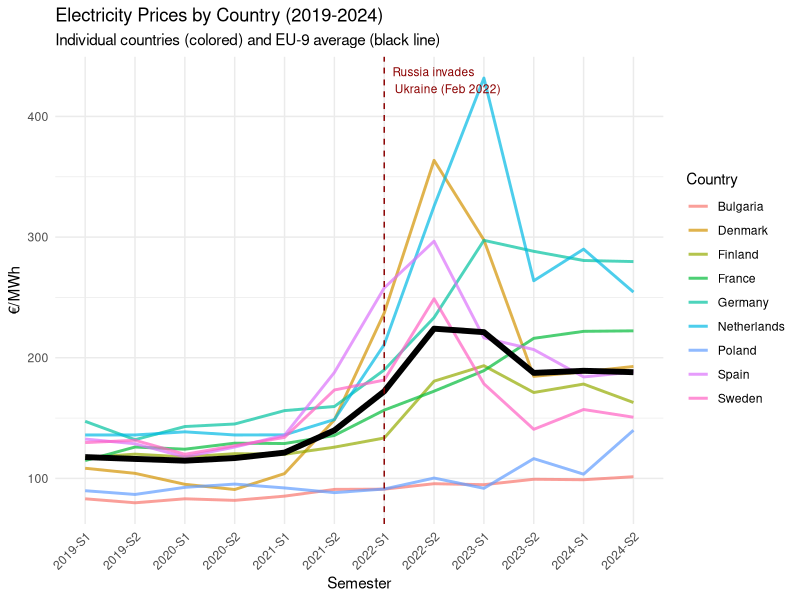

Write R code to recreate this figure.
## ---- chunk 1

library(knitr)
library(readr)



electricity_data <- read_csv2("cleaned_data/Energypricescleaned.csv")


electricity_info <- data.frame(
  Attribute = c("Dataset", "Number of Rows", "Number of Columns", "Column Names"),
  Value = c(
    "Energypricescleaned.csv",
    nrow(electricity_data),
    ncol(electricity_data),
    paste(colnames(electricity_data), collapse = ", ")
  )
)

kable(electricity_info, 
      caption = "Basic Information: Cleaned Electricity Prices Dataset",
      col.names = c("Attribute", "Value"))
## ---- chunk 2
library(readr)
library(knitr)

gas_data <- read_csv2("cleaned_data/Gaspricescleaned.csv")

gas_info <- data.frame( Attribute = c("Dataset", "Number of Rows", "Number of Columns", "Column Names"),Value = c("Gaspricescleaned.csv",
    nrow(gas_data),
    ncol(gas_data),
    paste(colnames(gas_data), collapse = ", ")))

kable(gas_info, 
      caption = "Basic Information: Cleaned Gas Prices Dataset",
      col.names = c("Attribute", "Value"))
## ---- chunk 3

library(readr)

Importations <- read_csv2("cleaned_data/Total_import.csv")

Importations_info <- data.frame(
  col1 = c("Nom", "Number of rows", "Number of columns", "Unit"), 
  col2 = c("Gas Importations", nrow(Importations), ncol(Importations), "Million of cubic meters")
)
names(Importations_info) <- c("", "")

kable(Importations_info)
## ---- chunk 4

library(readr)

Elec_prod <- read_csv2("cleaned_data/all_sources.csv")

Elec_prod_info <- data.frame(
  col1 = c("Nom", "Number of rows", "Number of columns", "Unit"), 
  col2 = c("Electricity generation by source", nrow(Elec_prod), ncol(Elec_prod), "Gigawatts per hour")
)

names(Elec_prod_info) <- c("", "")

kable(Elec_prod_info)
## ---- chunk 5
library(readr)

all_sources <- read_csv("cleaned_data/all_sources.csv")

sources_list <- split(all_sources, all_sources$Country)

France_elec_prod <- sources_list$France

France_elec_prod_info <- data.frame(
  col1 = c("Nom", "Number of rows", "Number of columns", "Unit"), 
  col2 = c("Electricity generation by source for France", nrow(France_elec_prod), ncol(France_elec_prod), "Gigawatts per hour")
)

names(France_elec_prod_info) <- c("", "")

kable(France_elec_prod_info)


## ---- chunk 6

library(tidyverse)
library(readr)

electricity_prices <- read_csv2("cleaned_data/Energypricescleaned.csv")


elec_long <- electricity_prices %>%
  filter(!is.na(Country), Country != "GEO (Labels)") %>%
  pivot_longer(cols = -Country, names_to = "Period", values_to = "Price") %>%
  filter(!is.na(Price)) %>%
  mutate(Price = as.numeric(Price))

# Calcule la moyenne EU-9
elec_avg <- elec_long %>%
  group_by(Period) %>%
  summarise(Price = mean(Price, na.rm = TRUE)) %>%
  mutate(Country = "EU-9 Average")


elec_all <- bind_rows(elec_long, elec_avg)

ggplot(elec_all, aes(x = Period, y = Price, color = Country, group = Country)) +

  geom_line(data = filter(elec_all, Country != "EU-9 Average"), 
            size = 1, alpha = 0.7) +

  geom_line(data = filter(elec_all, Country == "EU-9 Average"), 
            size = 2, color = "black") +
  
  geom_vline(xintercept = 7, linetype = "dashed", color = "darkred") +
  annotate("text", x = 7, y = 430, 
           label = "Russia invades\nUkraine (Feb 2022)", 
           color = "darkred", size = 3, hjust = -0.1) +
  labs(title = "Electricity Prices by Country (2019-2024)",
       subtitle = "Individual countries (colored) and EU-9 average (black line)",
       x = "Semester", 
       y = "€/MWh") +
  theme_minimal() +
  theme(axis.text.x = element_text(angle = 45, hjust = 1),
        legend.position = "right")
